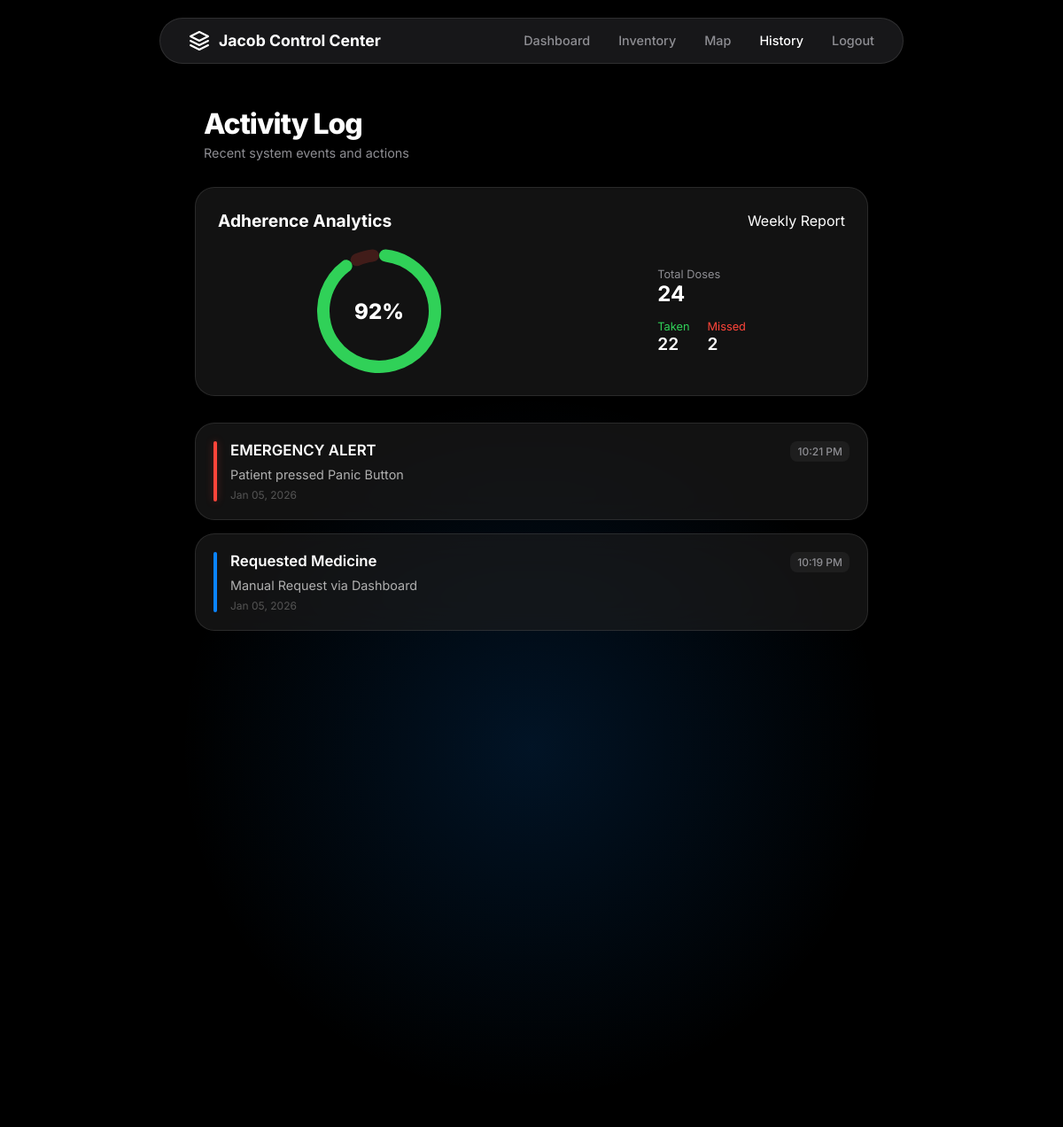
Page /history (signed in) on the earlier database version.
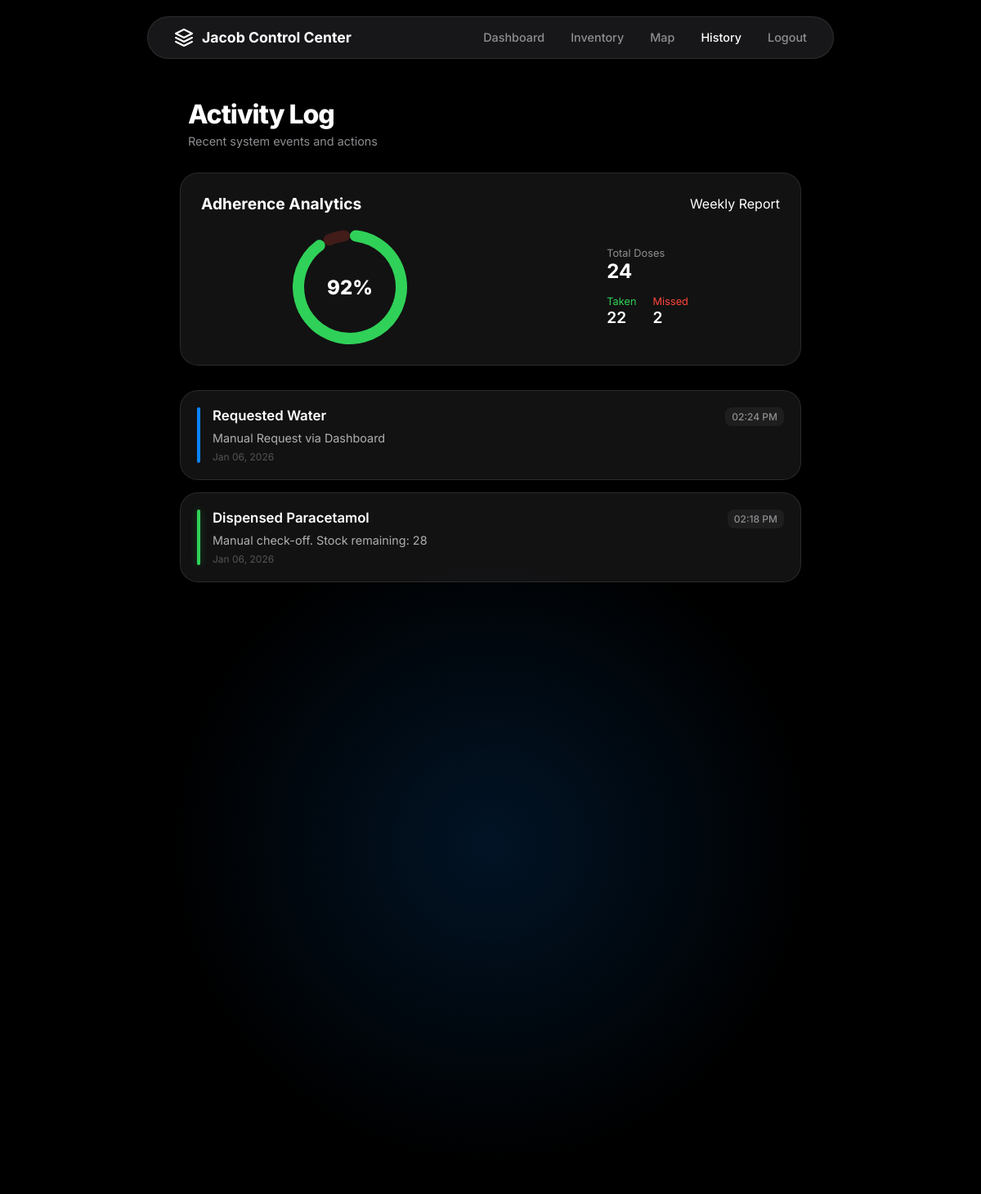
Same page on the later database version.
### app.py (models this page shows)
class ActivityLog(db.Model):
    id = db.Column(db.Integer, primary_key=True)
    user_id = db.Column(db.Integer, db.ForeignKey('user.id'), nullable=False)
    action = db.Column(db.String(100), nullable=False)
    timestamp = db.Column(db.DateTime, default=datetime.now)
    details = db.Column(db.String(200))

### app.py (the view)
@app.route('/history')
@login_required
def history_page():
    logs = ActivityLog.query.filter_by(user_id=current_user.id).order_by(ActivityLog.timestamp.desc()).all()
    return render_template('history.html', logs=logs)

### app.py (called while the page is built)
@login_manager.user_loader
def load_user(user_id):
    return User.query.get(int(user_id))

### templates/history.html (shortened to what this page needs)
<!DOCTYPE html>
<html lang="en">
<head>
    <link rel="stylesheet" href="{{ url_for('static', filename='css/style.css') }}">
</head>
<body>
    <div class="bg-glow"></div>
    <div class="navbar-container">
        <nav class="navbar">
            <div class="navbar-header">
                <a href="/" class="navbar-title">
                    <svg width="24" height="24" viewBox="0 0 24 24" fill="none" stroke="white" stroke-width="2" stroke-linecap="round" stroke-linejoin="round"><path d="M12 2L2 7l10 5 10-5-10-5zM2 17l10 5 10-5M2 12l10 5 10-5"/></svg>
                    Jacob Control Center
                </a>
            </div>
            <div class="navbar-links">
                <a href="/">Dashboard</a>
                <a href="/logs">Inventory</a>
                <a href="/map">Map</a>
                <a href="/history" class="active">History</a>
                <a href="/logout">Logout</a>
            </div>
        </nav>
    </div>
    <div class="content-container">
        <div class="page-header">
            <h1 class="page-title">Activity Log</h1>
            <div class="page-subtitle">Recent system events and actions</div>
        </div>
        <div class="stats-container" style="margin-bottom: 30px;">
            <div class="log-card" style="display:block; padding: 25px;">
                <div style="display:flex; justify-content:space-between; align-items:center; margin-bottom:20px;">
                    <h3 style="margin:0; font-size:1.2rem;">Adherence Analytics</h3>
                    <span class="inv-badge status-ok">Weekly Report</span>
                </div>
                <div style="display:flex; align-items:center; justify-content:space-around; flex-wrap:wrap; gap:20px;">
                    <div style="width:140px; height:140px; position:relative;">
                        <canvas id="adherenceChart"></canvas>
                        <div style="position:absolute; top:50%; left:50%; transform:translate(-50%, -50%); font-weight:800; font-size:1.5rem;">92%</div>
                    </div>
                    <div style="text-align:left;">
                        <div style="margin-bottom:15px;">
                            <div style="font-size:0.8rem; color:#8e8e93;">Total Doses</div>
                            <div style="font-size:1.5rem; font-weight:700;">24</div>
                        </div>
                        <div style="display:flex; gap:20px;">
                            <div>
                                <div style="font-size:0.8rem; color:#30d158;">Taken</div>
                                <div style="font-size:1.2rem; font-weight:600;">22</div>
                            </div>
                            <div>
                                <div style="font-size:0.8rem; color:#ff453a;">Missed</div>
                                <div style="font-size:1.2rem; font-weight:600;">2</div>
                            </div>
                        </div>
                    </div>
                </div>
            </div>
        </div>
        <div class="timeline-feed">
            {% if logs %}
                {% for log in logs %}
                    {% set status_class = 'type-info' %}
                    {% if 'Dispensed' in log.action or 'Success' in log.action %}
                        {% set status_class = 'type-med' %}
                    {% elif 'EMERGENCY' in log.action or 'Error' in log.action %}
                        {% set status_class = 'type-alert' %}
                    {% endif %}
                    <div class="log-card">
                        <div class="status-indicator {{ status_class }}"></div>
                        <div class="log-content">
                            <div class="log-header">
                                <div class="log-action">{{ log.action }}</div>
                                <div class="log-time">{{ log.timestamp.strftime('%I:%M %p') }}</div>
                            </div>
                            <div class="log-details">{{ log.details }}</div>
                            <div style="font-size: 0.75rem; color: #555; margin-top: 5px;">{{ log.timestamp.strftime('%b %d, %Y') }}</div>
                        </div>
                    </div>
                {% endfor %}
            {% else %}
                <div class="empty-state">
                    <div style="font-size: 2rem; margin-bottom: 10px;">📭</div>
                    <div>No activity recorded yet.</div>
                </div>
            {% endif %}
        </div>
    </div>
    <script>
        // Render the Chart
        const ctx = document.getElementById('adherenceChart');
        if(ctx) {
            new Chart(ctx, {
                type: 'doughnut',
                data: {
                    labels: ['Taken', 'Missed'],
                    datasets: [{
                        data: [22, 2], // You can make this dynamic later
                        backgroundColor: ['#30d158', 'rgba(255, 69, 58, 0.2)'],
                        borderWidth: 0,
                        cutout: '80%',
                        borderRadius: 20
                    }]
                },
                options: {
                    responsive: true,
                    maintainAspectRatio: false,
                    plugins: { legend: { display: false }, tooltip: { enabled: false } }
                }
            });
        }
    </script>
</body>
</html>

### static/css/style.css (style rules this page uses)
:root { --bg-color: #000000; --card-bg: rgba(25, 25, 25, 0.65); --card-border: rgba(255, 255, 255, 0.1); --item-bg: rgba(255, 255, 255, 0.05); --ios-blue: #0a84ff; --ios-green: #30d158; --ios-red: #ff453a; --ios-orange: #ff9f0a; --ios-indigo: #5e5ce6; --text-main: #ffffff; --text-muted: #8e8e93; --blur: blur(30px); }
* { margin: 0; padding: 0; box-sizing: border-box; }
body { font-family: 'Inter', -apple-system, BlinkMacSystemFont, sans-serif; background-color: var(--bg-color); color: var(--text-main); overflow-x: hidden; min-height: 100vh; }
.bg-glow { position: fixed; top: 50%; left: 50%; transform: translate(-50%, -50%); width: 800px; height: 800px; background: radial-gradient(circle, rgba(10, 132, 255, 0.15) 0%, rgba(0,0,0,0) 70%); z-index: -1; pointer-events: none; animation: pulse 8s infinite alternate; }
.navbar-container { position: fixed; top: 20px; z-index: 2000; display: flex; justify-content: center; width: 100%; pointer-events: none; }
.navbar { background: rgba(28, 28, 30, 0.85); backdrop-filter: var(--blur); -webkit-backdrop-filter: var(--blur); padding: 0.8rem 2rem; border-radius: 50px; border: 0.5px solid var(--card-border); display: flex; justify-content: space-between; align-items: center; width: 70%; max-width: 1000px; min-width: 320px; transition: all 0.3s cubic-bezier(0.16, 1, 0.3, 1); pointer-events: auto; box-shadow: 0 10px 40px rgba(0,0,0,0.6); overflow: hidden; }
.navbar-header { display: flex; align-items: center; justify-content: space-between; width: 100%; }
.navbar-title { font-size: 1.1rem; font-weight: 700; display: flex; align-items: center; gap: 10px; color: white; text-decoration: none; white-space: nowrap; }
.navbar-links { display: flex; gap: 2rem; margin-left: auto; }
.navbar-links a { color: var(--text-muted); text-decoration: none; font-size: 0.9rem; font-weight: 500; transition: 0.2s; }
.navbar-links a:hover, .navbar-links a.active { color: white; }

### templates/history.html (style rules this page uses)
.content-container { padding: 120px 20px 100px; max-width: 800px; margin: 0 auto; min-height: 100vh; }
.page-header { margin-bottom: 30px; padding-left: 10px; }
.page-title { font-size: 2rem; font-weight: 800; color: white; margin: 0; letter-spacing: -1px; }
.page-subtitle { font-size: 0.9rem; color: var(--text-muted); margin-top: 5px; }
.timeline-feed { display: flex; flex-direction: column; gap: 15px; perspective: 1000px; }
.log-card { display: flex; gap: 15px; background: rgba(30, 30, 30, 0.6); backdrop-filter: blur(20px); -webkit-backdrop-filter: blur(20px); border: 1px solid rgba(255, 255, 255, 0.1); padding: 20px; border-radius: 22px; transition: background 0.2s; position: relative; overflow: hidden; will-change: transform, opacity; transform-origin: center bottom; }
.status-indicator { width: 4px; border-radius: 4px; background: var(--ios-blue); flex-shrink: 0; }
.log-content { flex-grow: 1; }
.log-header { display: flex; justify-content: space-between; align-items: flex-start; margin-bottom: 5px; }
.log-action { font-size: 1.05rem; font-weight: 600; color: white; }
.log-time { font-size: 0.75rem; color: var(--text-muted); font-weight: 500; background: rgba(255,255,255,0.05); padding: 4px 8px; border-radius: 8px; white-space: nowrap; }
.log-details { font-size: 0.9rem; color: #b0b0b0; line-height: 1.4; }
.type-med { background: var(--ios-green); box-shadow: 0 0 10px rgba(48, 209, 88, 0.3); }
.type-info { background: var(--ios-blue); }

Differences in the rows shown:
no longer on this page (row unchanged): ActivityLog: action "EMERGENCY ALERT", timestamp "10:21 PM", details "Patient pressed Panic Button", timestamp "Jan 05, 2026"
no longer on this page (row unchanged): ActivityLog: action "Requested Medicine", timestamp "10:19 PM", details "Manual Request via Dashboard", timestamp "Jan 05, 2026"
added ActivityLog: action "Requested Water", timestamp "02:24 PM", details "Manual Request via Dashboard", timestamp "Jan 06, 2026"
added ActivityLog: action "Dispensed Paracetamol", timestamp "02:18 PM", details "Manual check-off. Stock remaining: 28", timestamp "Jan 06, 2026"
